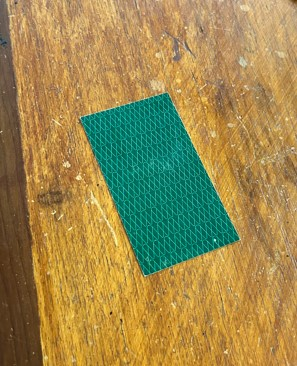
#> input picture B02 - Image Acquisition/myImage3.jpg, 297 x 366 px, found by its file name
$ python '00 - PyOpenCV-Unwarp_Images-v01_Rev.2023.04.17.py'
#> lines starting #> are read from the running program, lines starting #| are printed output that depends on the picture
#> further down, inputImage is the input picture: shape (366, 297, 3); mean B, G, R 79.8, 137.7, 156.9
# -*- coding: utf-8 -*-
"""
Author:    Irving D. Hernández
Filiation: NEO-COPPE/UFRJ
Version: 1 >> 2023-04-17 22:07:50.234 (Brasil)
"""

import cv2
import matplotlib.pyplot as plt
import numpy as np


def unwarp(img, src, dst, testing):
#> called with src = array of shape (4, 2), dst = array of shape (4, 2), testing = True
    h, w = img.shape[:2]
#> h = 366; w = 297
    # use cv2.getPerspectiveTransform() to get M, the transform matrix, and Minv, the inverse
    M = cv2.getPerspectiveTransform(src, dst)
    # use cv2.warpPerspective() to warp your image to a top-down view
    correctedColor = cv2.cvtColor(img, cv2.COLOR_BGR2RGB)
    warped = cv2.warpPerspective(correctedColor, M, (w, h), flags=cv2.INTER_LINEAR)
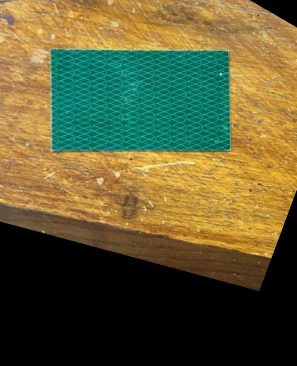
#> warped: shape (366, 297, 3); mean R, G, B 96.6, 92.3, 53.2

    if testing:
        f1, ax= plt.subplots(1, 2, figsize=(12, 6), constrained_layout = True)
        # f1.subplots_adjust(hspace=.2, wspace=.05)
        ax[0].imshow(correctedColor)
        x = [src[0][0], src[2][0], src[3][0], src[1][0], src[0][0]]
        y = [src[0][1], src[2][1], src[3][1], src[1][1], src[0][1]]
        ax[0].plot(x, y, color='lime', alpha=0.8, linewidth=3, solid_capstyle='round')
        ax[0].set_ylim([h, 0])
        ax[0].set_xlim([0, w])
        ax[0].set_title('Original Image', fontsize=15)
        ax[1].imshow(warped)#cv2.flip(warped, 1))
        ax[1].set_title('Unwarped Image', fontsize=15)
        for i in range(2):
            ax[i].grid(c="k", ls=":")
            # ax[i].set_xticks(range(0,w,50))
            # ax[i].set_yticks(range(0,h,50))
            ax[i].set_xlabel("Horizontal Pixels", fontsize=13)
            ax[i].set_ylabel("Vertical Pixels"  , fontsize=13)
        print(M)
        plt.show()
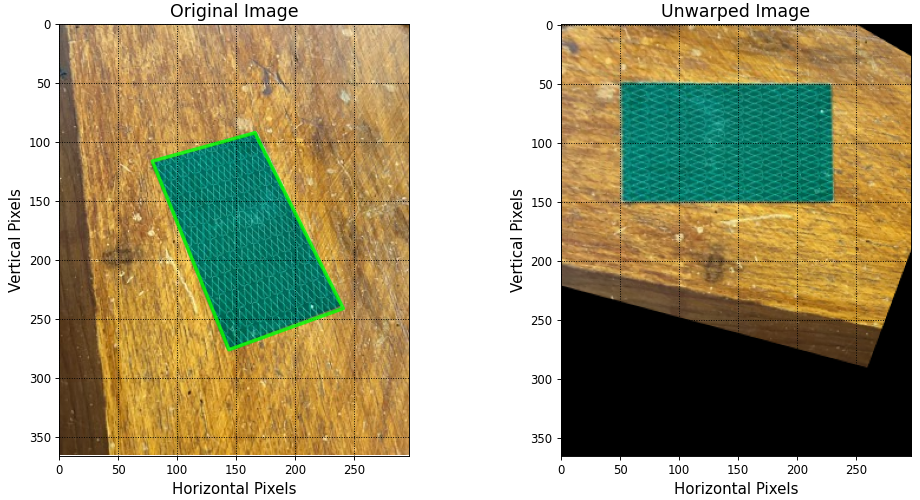
#> figure drawn by matplotlib, 2 panels

    else:
        return warped, M


# ==================================================================
inputImage = cv2.imread("B02 - Image Acquisition\myImage3.jpg")

# We will first manually select the source points
# we will select the destination point which will map the source points in
# original image to destination points in unwarped image
# src = np.float32([(144, 276),
#                   (79, 116),
#                   (241, 241),
#                   (166, 92)
#                   ])

# src = np.float32([(79, 116),
#                   (166, 92),
#                   (144, 276),
#                   (241, 241)
#                   ])

src = np.float32([(166, 92),
                  (241, 241),
                  (79, 116),
                  (144, 276)

                  ])

H, W= 180, 100
delta = 0
o = 50

dst = np.float32([(o, o),
                   (H+o, o ),
                   (o, W+o),
                   (H+o, W+o)
                   ])

# dst = np.float32([(delta,              delta),
#                   (delta+width,        delta),
#                   (delta,       height+delta),
#                   (delta+width, height+delta)])


unwarp(inputImage, src, dst, True)

# cv2.imshow("myImage", inputImage)
# cv2.waitKey(0)
# cv2.destroyAllWindows()
